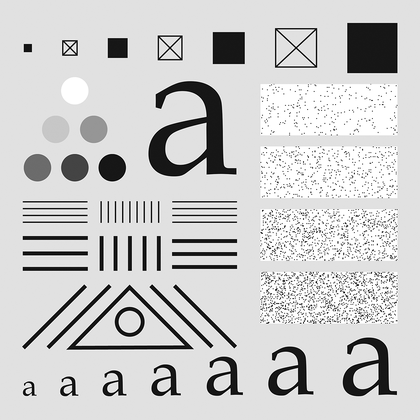
%> input picture pset3/Project 4.6/testpattern1024.tif, 420 x 420 px, shrunk from 1024 x 1024 before the run
$ octave project4_6_a.m   (GNU Octave 9; MATLAB toolbox functions it lacks are replaced by stand-ins)
%> lines starting %> are read from the running program, lines starting %| are printed output that depends on the picture
img = imread('testpattern1024.tif');
%> img is the input picture: size 420x420 uint8; min 0, max 255, mean 204
img = double(img);
%> img: size 420x420 double
[M, N] = size(img);
%> M = 420; N = 420
m = (M + 1) / 2;
%> m = 210.5
n = (N + 1) / 2;
%> n = 210.5
sigma = 4;
img_fft = fftshift(fft2(img));
H = zeros(M,N);
G = zeros(M,N);
for i=1:M
   for j=1:N
       d = (i-m)^2 + (j-n)^2;
       H(i,j) = exp(-d/(2*sigma^2));
    end
end
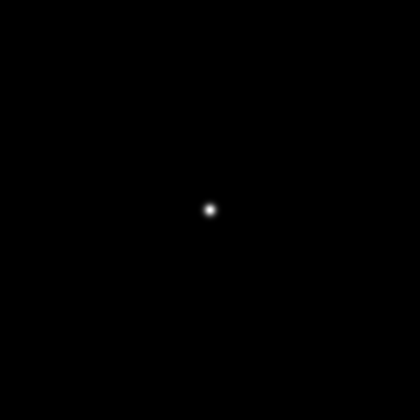
%> H: size 420x420 double; min 0, max 0.984, mean 0.00057
G = H .* img_fft;
img_result=ifft2(ifftshift(G));
img_result=real(img_result);
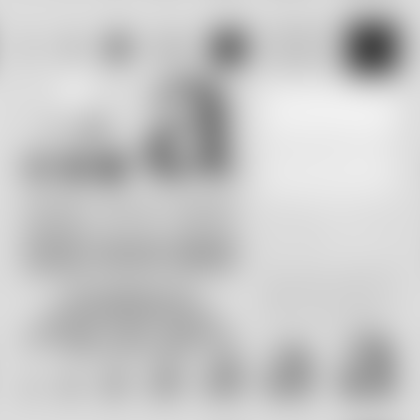
%> img_result: size 420x420 double; min 70.95, max 240.4, mean 200.8
subplot(1,2,1);imshow(img,[]);title('inpit');
subplot(1,2,2);imshow(img_result,[]);title('output');
